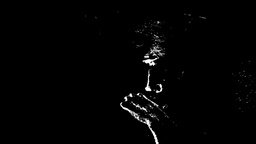
#> input picture mask3.jpg, 256 x 144 px, shrunk from 1280 x 720 before the run, found by its file name
$ python blob_detection.py
#> lines starting #> are read from the running program, lines starting #| are printed output that depends on the picture; after the words box and inside, x2 and y2 are one past the last pixel; in counts of white or black regions, pixels touching at a corner belong together
import cv2
import numpy as np
import math
#from HSV_Processing import frame

def find_if_close(cnt1,cnt2):
    row1,row2 = cnt1.shape[0],cnt2.shape[0]
    for i in xrange(row1):
        for j in xrange(row2):
            dist = np.linalg.norm(cnt1[i]-cnt2[j])
            if abs(dist) < 50 :
                return True
            elif i==row1-1 and j==row2-1:
                return False

img = cv2.imread('/Users/ianstankosh/PycharmProjects/RobotX_Vision_Code/mask3.jpg')
#> img is the input picture: shape (144, 256, 3); min 0, max 255, mean 3.1
gray = cv2.cvtColor(img, cv2.COLOR_BGR2GRAY)
ret,thresh = cv2.threshold(gray,127,255,0)
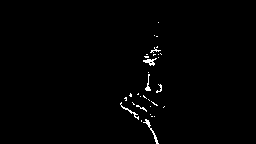
#> thresh: shape (144, 256); 0.94% white in thin lines or dots, all inside (x1, y1, x2, y2) = (120, 22, 165, 144)
contours,hier = cv2.findContours(thresh,cv2.RETR_EXTERNAL,2)
#> contours = 32 contours, 29 with area under 20; largest, box (x1, y1, x2, y2) and area: (143, 119, 159, 144) 36, (143, 58, 157, 66) 36, (120, 102, 139, 120) 22

LENGTH = len(contours)
#> LENGTH = 32
status = np.zeros((LENGTH,1))
#> status = 32 values from 0 to 0

for i,cnt1 in enumerate(contours):
    x = i
    if i != LENGTH-1:
        for j,cnt2 in enumerate(contours[i+1:]):
            x = x+1
            dist = find_if_close(cnt1,cnt2)
            if dist == True:
                val = min(status[i],status[x])
                status[x] = status[i] = val
            else:
                if status[x]==status[i]:
                    status[x] = i+1
#> this loop made 32 passes
#> cnt1 on passes 16, 20, 22, 23, 24, 25, 26, 27, 29, 30, 31, 32: [[138, 93], [137, 94], [138, 94]], [[148, 72]], [[158, 57]], [[144, 56], [145, 57], [148, 57], [148, 56]], [[158, 54]], [[153, 54], [153, 55], [154, 54], [155, 54]], [[146, 54], [147, 54]], [[160, 53], [161, 54]], [[157, 46], [156, 47], [157, 47]], [[156, 36], [157, 36]], [[154, 35]], [[158, 22]]
#> cnt1 on passes 1, 3, 4, 5, 6, 7: [[141, 120], [141, 121]], [[154, 116]], [[151, 116], [152, 116]], [[150, 114]], [[164, 106], [163, 107]], [[150, 106]]

unified = []
maximum = int(status.max())+1
for i in xrange(maximum):
    pos = np.where(status==i)[0]
    if pos.size != 0:
        cont = np.vstack(contours[i] for i in pos)
        hull = cv2.convexHull(cont)
        unified.append(hull)
#> this loop made 1 pass

cv2.drawContours(img,unified,-1,(0,255,0),2)
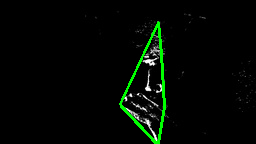
#> img: shape (144, 256, 3); 2.04% of pixels changed, all inside (x1, y1, x2, y2) = (119, 21, 166, 144)
cv2.drawContours(thresh,unified,-1,255,-1)
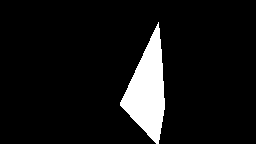
#> thresh: shape (144, 256); 7.8% white; 1 white region, box (x1, y1, x2, y2) and area: (120, 22, 165, 144) 2889
cv2.imwrite("final.jpg", thresh)
